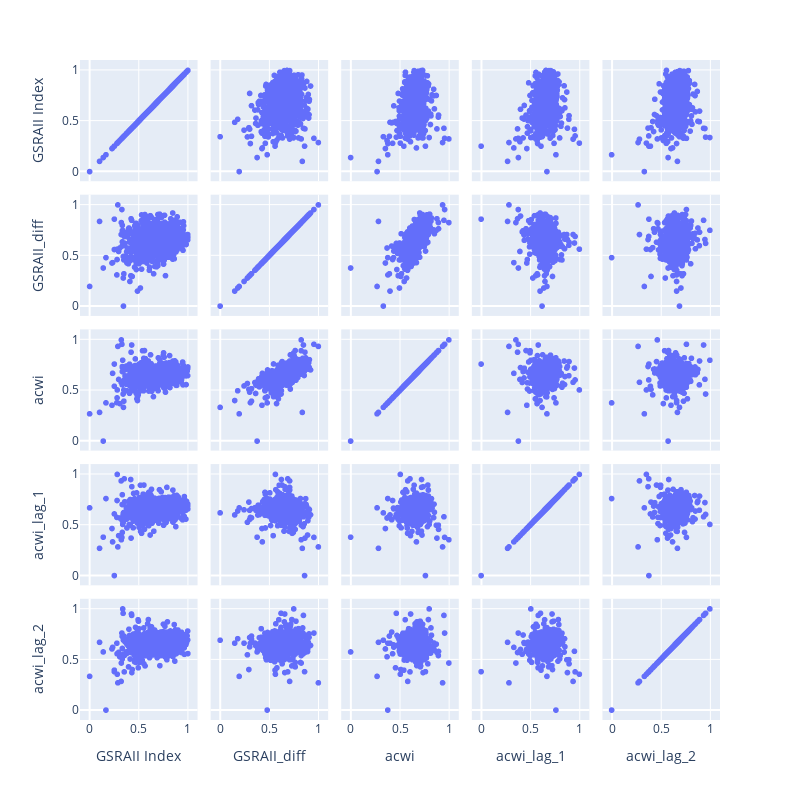

This figure's notebook cell:
### Code cell
fig = px.scatter_matrix(df_lag[cols+['acwi_lag_1','acwi_lag_2']], width=800, height=800)
fig.show()

### Figure 1 — Plotly figure (JSON) as saved in the notebook; plotly's stock layout.template omitted (floating-point values rounded to 4 significant figures; data arrays with more than 128 entries replaced by an {"elided": "..."} marker saying what was removed)
{"data": [{"dimensions": [{"axis": {"matches": true}, "label": "GSRAII Index", "values": {"elided": "1207 float values"}}, {"axis": {"matches": true}, "label": "GSRAII_diff", "values": {"elided": "1207 float values"}}, {"axis": {"matches": true}, "label": "acwi", "values": {"elided": "1207 float values"}}, {"axis": {"matches": true}, "label": "acwi_lag_1", "values": {"elided": "1207 float values"}}, {"axis": {"matches": true}, "label": "acwi_lag_2", "values": {"elided": "1207 float values"}}], "hovertemplate": "%{xaxis.title.text}=%{x}<br>%{yaxis.title.text}=%{y}<extra></extra>", "legendgroup": "", "marker": {"color": "#636efa", "symbol": "circle"}, "name": "", "showlegend": false, "type": "splom"}], "layout": {"dragmode": "select", "height": 800, "legend": {"tracegroupgap": 0}, "margin": {"t": 60}, "width": 800}}
